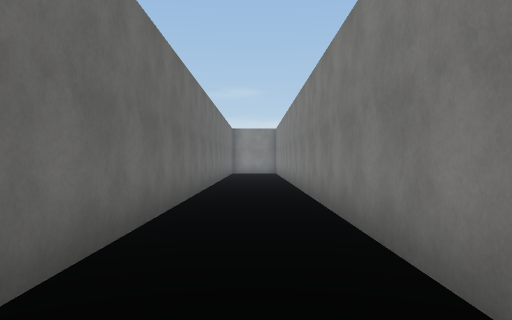
View 1 (above)

20 first-person views from a walk through a scene from a Unity 3-D project. The camera is 1.5 m above the floor, looks level and sees 70° across. The floor is counted in squares, 2 m on a side. Each view is taken from the middle of a square. On the plan, view 1 faces up. The plan holds only what a view shows up to about 11 squares ahead; the rest is blank. The place goes on beyond the plan. The player is left out. Door leaves are left out, so doorways stand open. Surface patterns are stand-ins for the level's own textures.

View 2
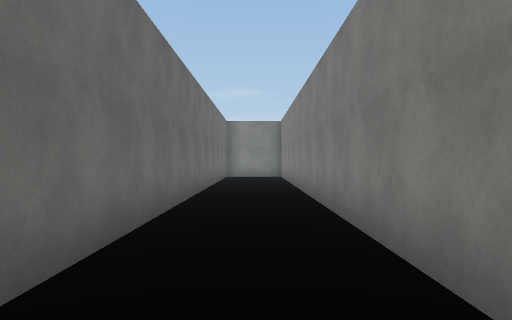

View 3
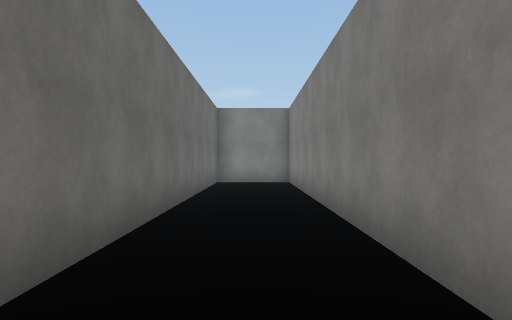

View 4
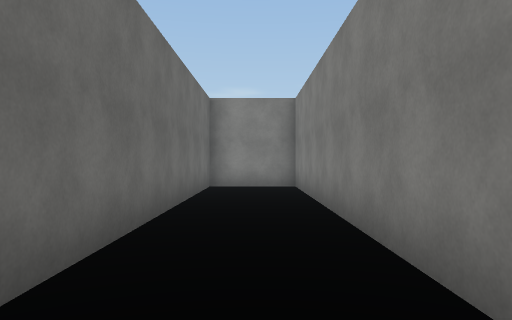

View 5
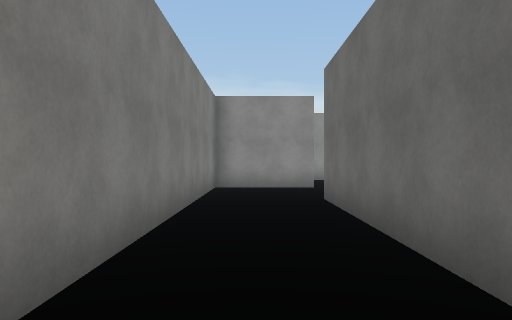

View 6
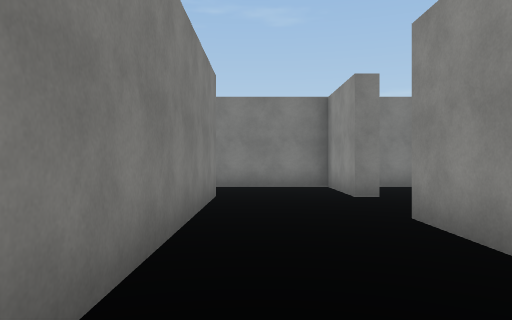

View 7
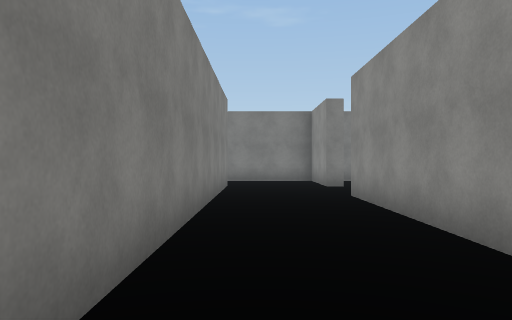

View 8
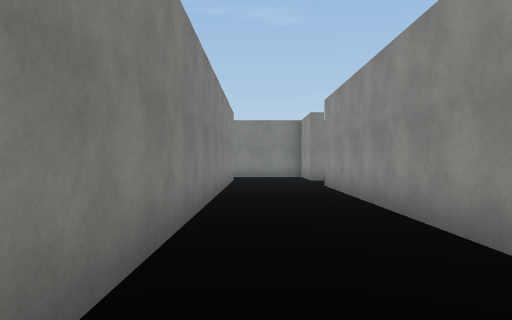

View 9
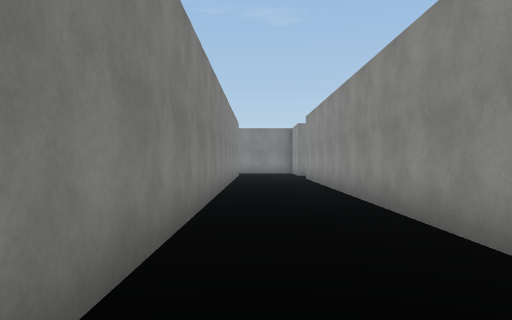

View 10
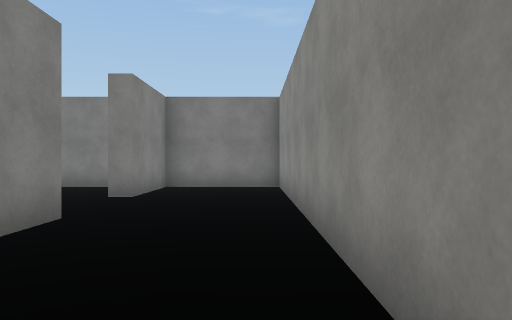

View 11
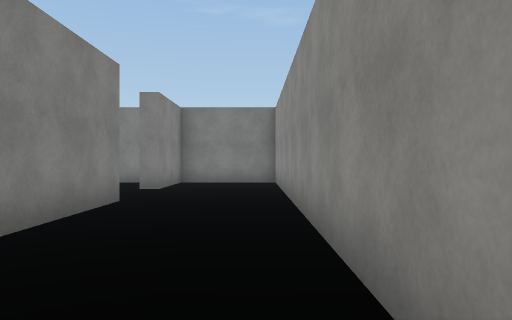

View 12
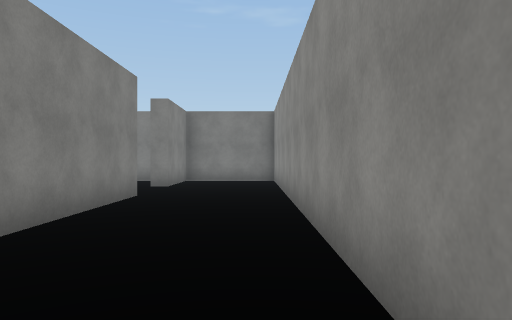

View 13
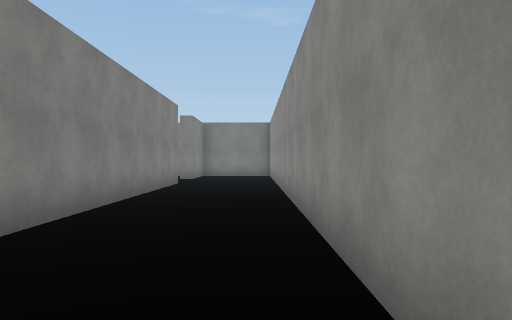

View 14
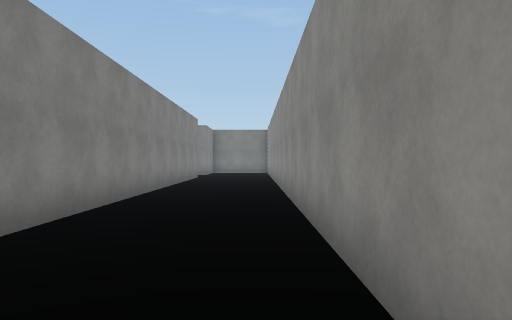

View 15
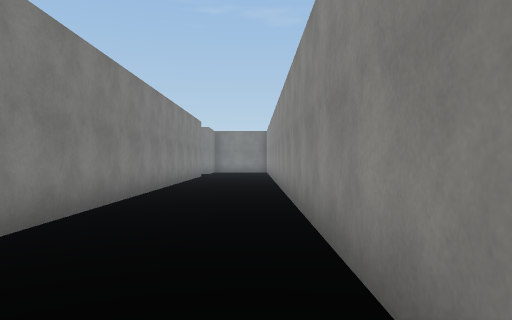

View 16
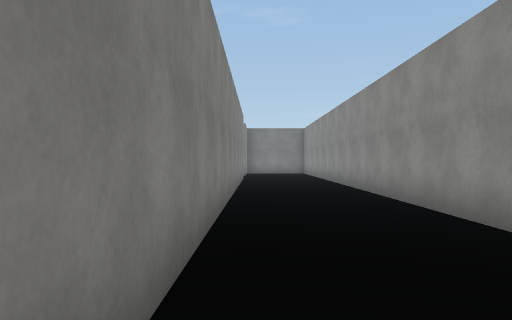

View 17
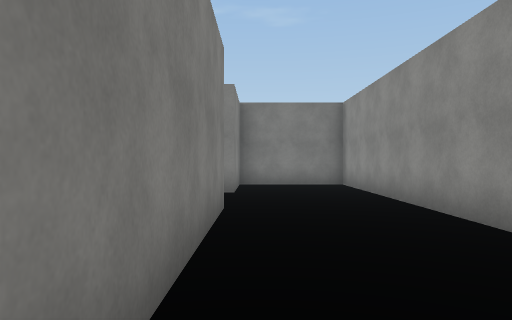

View 18
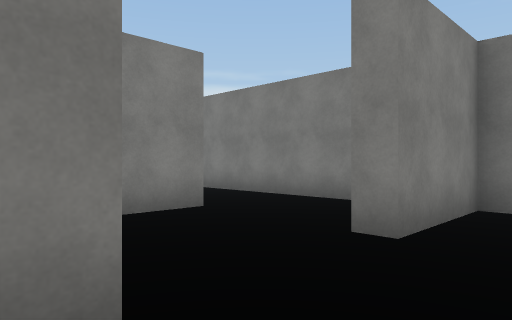

View 19
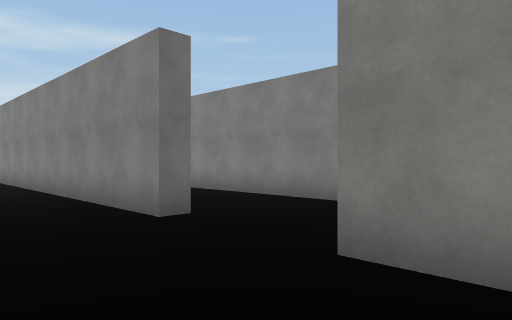

View 20
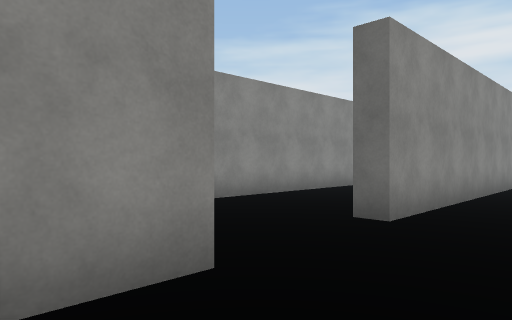

### Floor plan
Points are (right, up) in squares from view 1. A wall is a line through its corners. A room is listed if a view was taken in it or the views show most of it. See-through windows are left out.
Room 1 (views 1, 2, 3, 4, 5, 20)
walls: (-0.6, -2) (1.1, -2) (1.1, 20.3) (-1.3, 20.3) (-1.3, 0.8)
ways out: opening at (-1, -0.5) to room 2
Room 2 (views 6, 7, 8, 9, 10, 11, 12, 13, 14, 15, 16, 17, 18, 19)
walls: (-20.1, -5.7) (1.1, -5.7) (1.1, -2.5) (-1.6, -2.5) (-1.6, -2) (-0.6, -2); (-16.2, -2) (-4.3, -2) (-4.3, -2.5) (-18.4, -2.5); (-1.3, 0.8) (-17.9, 0.8)
ways out: opening at (-1, -0.5) to room 1

Positions as (right, up) in squares from view 1, and headings:
1: (0, 0), facing up
2: (0, 4), facing up
3: (0, 8), facing up
4: (0, 10), facing up
5: (0, 8), facing down
6: (-9, 0), facing right
7: (-12, 0), facing right
8: (-15, 0), facing right
9: (-19, 0), facing right
10: (-9, -5), facing right
11: (-11, -5), facing right
12: (-12, -5), facing right
13: (-16, -5), facing right
14: (-20, -5), facing right
15: (-21, -5), facing right
16: (-19, -3), facing right
17: (-10, -3), facing right
18: (-5, -4), facing up-right
19: (0, -5), facing up-left
20: (0, 0), facing down-left
